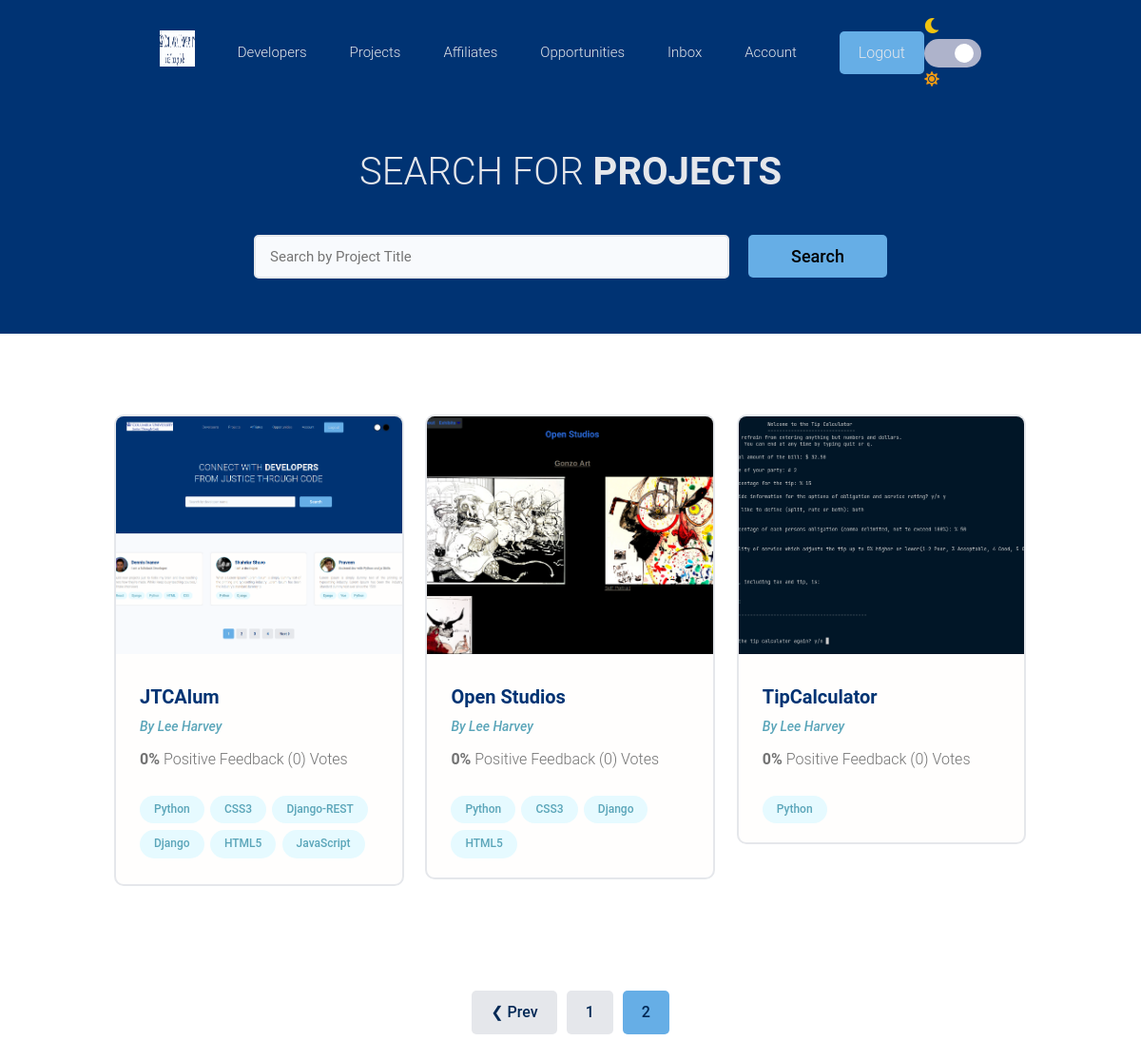
Page /projects/?page=2 (signed in) on the committed database.
### projects/models.py (models this page shows, shortened)
class Project(models.Model):
    id = models.UUIDField(default = uuid.uuid4, unique = True, primary_key = True, editable = False)
    owner = models.ForeignKey(Profile, null = True, blank = True, on_delete = models.CASCADE)
    title = models.CharField(max_length = 200)
    slug = models.SlugField(default = '', editable = False, max_length = 200, null = False)
    created = models.DateTimeField(auto_now_add = True)
    description = models.TextField(null = True, blank = True)
    tags = models.ManyToManyField('Tag', blank = True)
    featured_image = models.ImageField(null = True, blank = True,
                                        upload_to = 'projects/', default = "projects/default.jpg")
    demo_link = models.CharField(max_length = 2000, null = True, blank = True)
    source_link = models.CharField(max_length = 2000, null = True, blank = True)
    site = models.ForeignKey(Site, default = None, on_delete=models.CASCADE)
    demo = models.BooleanField(default = False, null = True, blank = True)
    demo_set = models.BooleanField(default = False, null = True, blank = True)
    project_name = models.CharField(max_length = 200, default = "", blank = True, null = True)
    site_name = models.CharField(max_length = 200, default = "", blank = True, null = True)
    project_directory = models.CharField(max_length = 200, default = "", blank = True, null = True)
    site_directory = models.CharField(max_length = 200, default = "", blank = True, null = True)
    vote_total = models.IntegerField(default = 0, null = True, blank = True)
    vote_ratio = models.IntegerField(default = 0, null = True, blank = True)
    class Meta:
        ordering = ['-vote_ratio', '-vote_total', 'title']
        unique_together = [['slug', 'owner']]
    @property
    def imageURL(self):
        try:
            url = self.featured_image.url
        except:
            url = ''
        return url

class Tag(models.Model):
    name = models.CharField(max_length = 200)
    created = models.DateTimeField(auto_now_add = True)
    id = models.UUIDField(default = uuid.uuid4, unique = True, primary_key = True, editable = False)
    def __str__(self):
        return self.name

### users/models.py (models this page shows, shortened)
class Profile(models.Model):
    user = models.OneToOneField(User, on_delete = models.CASCADE,
                                null = True, blank = True)
    name = models.CharField(max_length = 200, blank = True, null = True)
    email = models.EmailField(max_length = 500, blank = True, null = True)
    username = models.CharField(max_length = 200, blank = True, null = True)
    location = models.CharField(default = 'USA', max_length = 200, blank = True, null = True)
    short_intro = models.CharField(max_length = 200, blank = True, null = True)
    bio = models.TextField(blank = True, null = True)
    profile_image = models.ImageField(null = True, blank = True,
                            upload_to = 'profiles/',
                            default = "profiles/user-default.png")
    profile_type = models.CharField(default='alum', max_length=200)
    organization_name = models.CharField(default = '', max_length = 200, blank = True, null = True)
    created = models.DateTimeField(auto_now_add = True)
    slug = models.SlugField(default = '', editable = False, max_length = 200, null = False)
    id = models.UUIDField(default = uuid.uuid4, unique = True,
                        primary_key = True, editable = False)
    def __str__(self):
        if self.profile_type == 'alum':
            return str(self.name)
        else:
            return str(self.organization_name)
    class Meta:
        ordering = ['created']

### projects/views.py (the view)
# urls.py: path('projects/', views.getProjects),
def projects(request):
    projects, search_query = searchProjects(request)
    custom_range, projects = paginateProjects(request, projects, 6)
    context = {'projects': projects, 'search_query': search_query, 'custom_range': custom_range}
    return render(request, 'projects/projects.html', context)

### projects/utils.py (called while the page is built)
def paginateProjects(request, projects, results):
    page = request.GET.get('page')
    paginator = Paginator(projects, results)
    try:
        projects = paginator.page(page)
    except PageNotAnInteger:
        page = 1
        projects = paginator.page(page)
    except EmptyPage:
        page = paginator.num_pages
        projects = paginator.page(page)
    leftIndex = (int(page) - 4)
    if leftIndex < 1:
        leftIndex = 1
    rightIndex = (int(page) + 5)
    if rightIndex > paginator.num_pages:
        rightIndex = paginator.num_pages + 1
    custom_range = range(leftIndex, rightIndex)
    return custom_range, projects

def searchProjects(request):
    search_query = ''
    if request.GET.get('search_query'):
        search_query = request.GET.get('search_query')
    tags = Tag.objects.filter(name__icontains = search_query)
    projects = Project.objects.distinct().filter(
        Q(title__icontains = search_query) |
        Q(description__icontains = search_query) |
        Q(owner__name__icontains = search_query) |
        Q(tags__in = tags)
    )
    return projects, search_query

### projects/templates/projects/projects.html (shortened to what this page needs)
{% extends 'main.html' %}
{% block content %}
<main class="projects">
    <section class="hero-section text-center">
        <div class="container container--narrow">
            <div class="hero-section__box">
                <h2>SEARCH FOR <span>Projects</span></h2>
            </div>
            <div class="hero-section__search">
                <form id='searchForm' class="form" action="{% url 'projects' %}" method="get">
                    <div class="form__field">
                        <input class="input input--text" id="formInput#search" type="text" name="search_query"
                            placeholder="Search by Project Title" value="{{search_query}}" />
                    </div>
                    <input class="btn btn--sub btn--lg" type="submit" value="Search" />
                </form>
            </div>
        </div>
    </section>
    <section class="projectsList">
        <div class="container">
            <div class="grid grid--three">
                {% for project in projects %}
                <div class="column">
                    <div class="card project">
                        <a href="{% url 'project' project.owner project.slug %}" class="project">
                            <img class="project__thumbnail" src="{{ project.imageURL }}" alt="project thumbnail" />
                            <div class="card__body">
                                <h3 class="project__title">{{project.title}}</h3>
                                <p>
                                    <a class="project__author" href="{% url 'user-profile' slug=project.owner.slug %}">
                                        By {{project.owner.name}}
                                    </a>
                                </p>
                                <p class="project--rating">
                                    <span style="font-weight: bold;">{{project.vote_ratio}}%</span> Positive
                                    Feedback ({{project.vote_total}}) Vote{{project.vote_total|pluralize:"s"}}
                                </p>
                                <div class="project__tags">
                                    {% for tag in project.tags.all %}
                                    <span class="tag tag--pill tag--main">
                                        <small>{{tag}}</small>
                                    </span>
                                    {% endfor %}
                                </div>
                            </div>
                        </a>
                    </div>
                </div>
                {% endfor %}
            </div>
        </div>
    </section>
    {% include 'pagination.html' with queryset=projects custom_range=custom_range %}
</main>
{% endblock %}

### static/styles/app.css (style rules this page uses)
:root { --color-sub: var(--columbia-blue); --themeDotBorder:#24292e; --transition: all .5s; }
.btn--sub { color: var(--columbia-dark-blue); background-color: var(--columbia-college-blue); }
.card { border: 2px solid var(--color-light); }
img { width: 100%; }
.hero-section { height: 40vh; display: flex; align-items: center; background-color: var(--color-sub); }
.hero-section__box { margin-bottom: 4rem; }
.hero-section__box > h2, .hero-section__box > h2 > span { font-size: 4rem; color: var(--color-white); line-height: 1.3; text-transform: uppercase; }
.hero-section__box > h2 { font-weight: 300; }
.hero-section__box > h2 > span { font-weight: 700; }
.hero-section__search > .form { display: flex; align-items: center; justify-content: center; gap: 2rem; }
.hero-section__search > .form input.input--text { width: 50rem; }
.project__author { font-size: 1.4rem; font-style: italic; }
.project--rating { margin-bottom: 1.6em; margin-top: .5em; }
.projects > .hero-section { background: var(--color-sub); height: 30vh; }
.projects .hero-section__box { margin-bottom: 2.5rem; }
.projects .hero-section__box > h2 { color: var(--color-light); }
.projects .hero-section__box > h2 > span { font-weight: 700; color: var(--color-light); }
.projectsList { margin-top: 8rem; }
.project__thumbnail { height: 25rem; object-fit: cover; object-position: top center; }
.project__title { font-size: 2rem; font-weight: 700; color: var(--color-sub); }
:root { --toggle-light: hsl(230, 22%, 74%); --toggle-dark: linear gradient hsl(210, 78%, 56%) to hsl(146, 68%, 55%); }
.light { --main-background: white; --main-font: hsl(230, 17%, 14%); --college-blue: var(--columbia-dark-blue); }
body { background: var(--main-background); color: var(--main-font); }
input { color: #000000 !important; }

### static/uikit/styles/modules/_variables.css (style rules this page uses)
:root { --college-gold: #fcd450; --college-warm-gray: #5e514e; --college-warm-light-gray: #cdc9c5; --color-main: #5aa5b9; --color-main-light: #e6faff; --color-sub: #3f4156; --color-sub-light: #51546e; --color-sub-lighter: #ededfd; --color-text: #737373; --color-gray: #8b8b8b; --color-light: #e5e7eb; --color-light-gray: #a3a3a3; --color-bg: #f8fafd; --color-white: #fffefd; --color-white-light: #f3f3f3; --color-success: #359e64; --color-success-bg: #def8e8; --color-error: #fc4b0b; --color-error-bg: #fff2ee; --columbia-blue: #003373; --columbia-dark-blue: #002855; --columbia-college-blue: #66aee6; --columbia-alumni-blue: #418fde; --font-base: 'Adobe Garamond', 'Merriweather', georgia, 'Brioni', roboto, arial; --font-monospace: 'Fira Code', 'Courier New', courier, monospace; --font-regular: 300; --font-medium: 500; --font-bold: 700; --generic-shadow: 1px 1px 5px #00000010; --generic-transition: all 0.3s ease-in-out; }

### static/uikit/styles/modules/_base.css (style rules this page uses)
* { margin: 0; padding: 0; box-sizing: border-box; text-rendering: optimizeLegibility; color: inherit; font-size: inherit; }
html { font-size: 50%; }
@media only screen and (min-width: 480px) { html { font-size: 56.25%; } }
@media only screen and (min-width: 1200px) { html { font-size: 62.5%; } }
body { line-height: 1.6; font-weight: 400; font-size: 1.5rem; color: var(--color-text); background-color: var(--color-bg); min-height: 100vh; }

### static/uikit/styles/modules/_typography.css (style rules this page uses)
* { font-family: var(--font-base); }
h2 { font-size: 3.6rem; font-weight: var(--font-bold); }
h3 { font-size: 3.2rem; font-weight: var(--font-medium); }
p, span, strong { font-size: 1.6rem; color: var(--color-text); font-weight: var(--font-regular); }
a { padding-bottom: 2px; text-decoration: none; display: inline-block; color: var(--color-main); font-weight: var(--font-medium); }

### static/uikit/styles/modules/_utilities.css (style rules this page uses)
.container { width: 92%; max-width: 165rem; margin: 0 auto; box-sizing: border-box; }
.container--narrow { width: 92%; max-width: 120rem; }
@media screen and (min-width: 1000px) { .container { width: 90%; } }
@media screen and (min-width: 1000px) { .container--narrow { width: 85%; } }
@media screen and (min-width: 1200px) { .container { width: 80%; } }
@media screen and (min-width: 1200px) { .container--narrow { width: 72%; } }
.text-center { text-align: center; }

### static/uikit/styles/modules/_card.css (style rules this page uses)
.card { border-radius: 1rem; background-color: var(--color-white); border: 1.5px solid var(--color-light); width: auto; height: auto; margin-top: 0.5rem; margin-bottom: 0.5rem; overflow: hidden; }
.card__body, .card__header { padding: 2rem 2.5rem; }

### rows in the picture
Project: imageURL (picture), title "JTCAlum", owner.name "Lee Harvey", vote_ratio "0", vote_total "0"
Tag: name "Python"
Tag: name "CSS3"
Tag: name "Django-REST"
Tag: name "Django"
Tag: name "HTML5"
Tag: name "JavaScript"
Project: imageURL (picture), title "Open Studios", owner.name "Lee Harvey", vote_ratio "0", vote_total "0"
Project: imageURL (picture), title "TipCalculator", owner.name "Lee Harvey", vote_ratio "0", vote_total "0"

### other values in the picture
{{ page }} "1"
{{ page }} "2"
